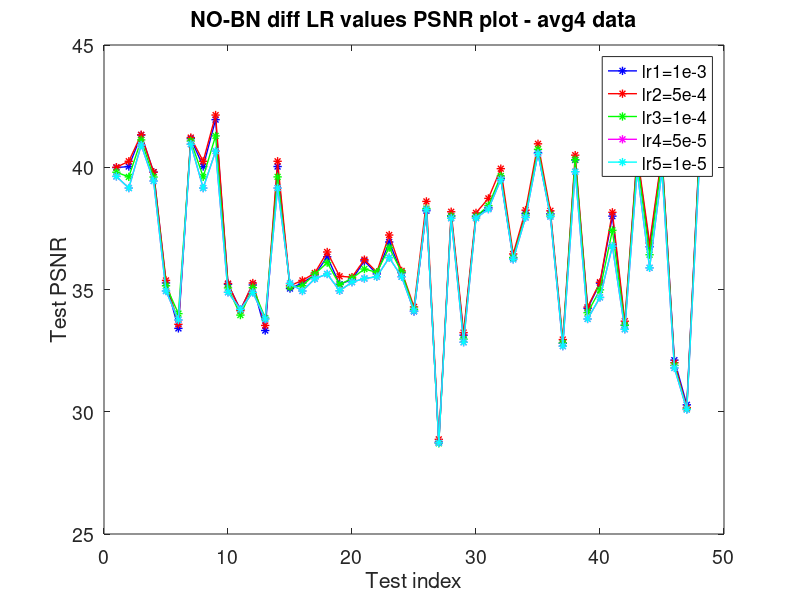
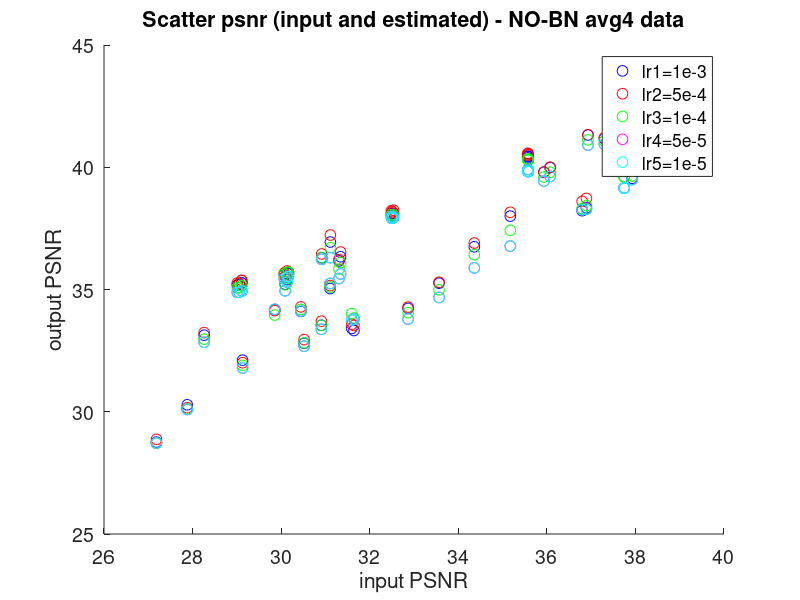

Write MATLAB code to recreate these figures, in order.
close all
clear variables
clc

%Varun Mannam
%date: 24th Sep 2019
%calculate the PSNR on test-mix avg4 data no bn
format long
font = 14;
size = 60;
lr1=[36.0743423754824,39.9861579138671;37.7465621598486,40.0291458795833;36.9280797878140,41.3169563539033;35.9339987245117,39.8018551068223;29.1095662182684,35.2662885611551;31.5941271351334,33.4095429489551;37.2986478978382,41.1713206583746;37.7465621598486,40.0291458795833;39.3502945540361,41.9471684685858;29.0502660535464,35.2148276962021;29.8556198065214,34.1766700131970;29.0095308938663,35.1848126567021;31.6441045244951,33.3230317538055;37.7465621598486,40.0291458795833;31.1049481896871,35.0394355355050;29.1095662182684,35.2662885611551;30.0705381423048,35.6005203252149;31.3418557697971,36.3386401481945;30.0907223095720,35.2180847048993;30.1380390158288,35.4040321645455;31.3073258041740,36.1686539533682;30.1654354060944,35.6369499975764;31.1120318655773,36.9416110891374;30.1373797063826,35.6828814613815;30.4454985414960,34.1053995479046;36.7968283116663,38.2238614156128;27.1846989702199,28.7591410363745;32.5081119016542,38.0164510066893;28.2616308325070,33.1318531758148;32.4934506876550,38.0054421338693;36.8937936888556,38.3421582874360;37.9244269929655,39.5489269823507;30.9161706258581,36.2963738560445;32.5380393127640,38.1120736222236;38.4921327116795,40.5938993057361;32.4889816052701,38.1003659059585;30.5186744721219,32.7981796796932;35.5807982410573,40.2978553374619;32.8662155113152,34.2271850061197;33.5660349345993,35.2583976128457;35.1748121853543,38.0005116201484;30.9084725016672,33.5380628591683;35.5689192978392,40.4314319384870;34.3616851719399,36.7464093101057;35.5680946072101,40.3832895852701;29.1294746341604,32.1106696678264;27.8807002047451,30.2842105695793;35.5738091269950,40.4548757187984];
lr2=[36.0743423754824,40.0010634768119;37.7465621598486,40.2443066893111;36.9280797878140,41.3294437541655;35.9339987245117,39.7977506151297;29.1095662182684,35.3704263394514;31.5941271351334,33.5756775321005;37.2986478978382,41.2133805410473;37.7465621598486,40.2443066893111;39.3502945540361,42.1348548403592;29.0502660535464,35.2436896183068;29.8556198065214,34.1347518341435;29.0095308938663,35.2641988886760;31.6441045244951,33.5298527530008;37.7465621598486,40.2443066893111;31.1049481896871,35.1601140755643;29.1095662182684,35.3704263394514;30.0705381423048,35.6745187114443;31.3418557697971,36.5337119633868;30.0907223095720,35.5403732644452;30.1380390158288,35.5053379041875;31.3073258041740,36.2217283297736;30.1654354060944,35.7093557721102;31.1120318655773,37.2274676566707;30.1373797063826,35.7593394502695;30.4454985414960,34.2882050064038;36.7968283116663,38.6026458794955;27.1846989702199,28.8711986165849;32.5081119016542,38.1802449453162;28.2616308325070,33.2366000481617;32.4934506876550,38.1332379860276;36.8937936888556,38.7258680438394;37.9244269929655,39.9421982516968;30.9161706258581,36.4533540188521;32.5380393127640,38.2445312738120;38.4921327116795,40.9586415868804;32.4889816052701,38.2185043082466;30.5186744721219,32.9524237913905;35.5807982410573,40.4948507263169;32.8662155113152,34.2801863125364;33.5660349345993,35.2971526754785;35.1748121853543,38.1567986973241;30.9084725016672,33.7038591954648;35.5689192978392,40.5511143330112;34.3616851719399,36.9009383132462;35.5680946072101,40.5102766290363;29.1294746341604,32.0048177102132;27.8807002047451,30.1653650039828;35.5738091269950,40.5701133663216];
lr3=[36.0743423754824,39.7958954999936;37.7465621598486,39.6058088745878;36.9280797878140,41.1186240701937;35.9339987245117,39.6003352165366;29.1095662182684,35.1528416328723;31.5941271351334,34.0136057081636;37.2986478978382,41.0723638596229;37.7465621598486,39.6058088745878;39.3502945540361,41.2813983828287;29.0502660535464,35.0669198683842;29.8556198065214,33.9534960254911;29.0095308938663,35.0752177268573;31.6441045244951,33.8327324687615;37.7465621598486,39.6058088745878;31.1049481896871,35.1004929614422;29.1095662182684,35.1528416328723;30.0705381423048,35.6257029170972;31.3418557697971,36.0987044628175;30.0907223095720,35.1975706291480;30.1380390158288,35.4575489982409;31.3073258041740,35.8376913355624;30.1654354060944,35.7038211632180;31.1120318655773,36.7138202173843;30.1373797063826,35.7126364455952;30.4454985414960,34.1866897717851;36.7968283116663,38.3105242052051;27.1846989702199,28.7097197063200;32.5081119016542,37.9922412585435;28.2616308325070,32.9692497919807;32.4934506876550,37.9803108257605;36.8937936888556,38.4282448151980;37.9244269929655,39.6417749841221;30.9161706258581,36.3060395985596;32.5380393127640,38.0428675538693;38.4921327116795,40.7341042379812;32.4889816052701,38.0533354629414;30.5186744721219,32.8160772959333;35.5807982410573,40.3123112570821;32.8662155113152,34.0533480117401;33.5660349345993,34.9873693097495;35.1748121853543,37.4194721035851;30.9084725016672,33.5362001115444;35.5689192978392,40.2913959458777;34.3616851719399,36.4222344677095;35.5680946072101,40.3005520914989;29.1294746341604,31.8945295483599;27.8807002047451,30.1181222320732;35.5738091269950,40.3430553396636];
lr4=[36.0743423754824,39.6262974001209;37.7465621598486,39.1488587393789;36.9280797878140,40.9075414164718;35.9339987245117,39.4371446900504;29.1095662182684,34.9392975961570;31.5941271351334,33.7528473083666;37.2986478978382,40.9420286782918;37.7465621598486,39.1488587393789;39.3502945540361,40.6617266066101;29.0502660535464,34.8863473145466;29.8556198065214,34.1890220214528;29.0095308938663,34.8826686088537;31.6441045244951,33.7907393015211;37.7465621598486,39.1488587393789;31.1049481896871,35.2482511934258;29.1095662182684,34.9392975961570;30.0705381423048,35.4403799672683;31.3418557697971,35.6350005667057;30.0907223095720,34.9476820958305;30.1380390158288,35.2996173565364;31.3073258041740,35.4495917190851;30.1654354060944,35.5207683200416;31.1120318655773,36.3033402449624;30.1373797063826,35.5218366406277;30.4454985414960,34.1185504509006;36.7968283116663,38.2674775500184;27.1846989702199,28.7285548876810;32.5081119016542,37.9144666199246;28.2616308325070,32.8442872555185;32.4934506876550,37.9189611082381;36.8937936888556,38.2877415763093;37.9244269929655,39.4944719560933;30.9161706258581,36.2327998728491;32.5380393127640,37.9487991538980;38.4921327116795,40.5605020020717;32.4889816052701,37.9858128606361;30.5186744721219,32.6827967853816;35.5807982410573,39.8178111063646;32.8662155113152,33.7950532310971;33.5660349345993,34.6757543035692;35.1748121853543,36.7752937835310;30.9084725016672,33.3740538264647;35.5689192978392,39.8372210436751;34.3616851719399,35.8857820865895;35.5680946072101,39.8421491479347;29.1294746341604,31.7913634553863;27.8807002047451,30.0921466449690;35.5738091269950,39.9138788555074];
lr5=[36.0743423754824,39.6262974001209;37.7465621598486,39.1488587393789;36.9280797878140,40.9075414164718;35.9339987245117,39.4371446900504;29.1095662182684,34.9392975961570;31.5941271351334,33.7528473083666;37.2986478978382,40.9420286782918;37.7465621598486,39.1488587393789;39.3502945540361,40.6617266066101;29.0502660535464,34.8863473145466;29.8556198065214,34.1890220214528;29.0095308938663,34.8826686088537;31.6441045244951,33.7907393015211;37.7465621598486,39.1488587393789;31.1049481896871,35.2482511934258;29.1095662182684,34.9392975961570;30.0705381423048,35.4403799672683;31.3418557697971,35.6350005667057;30.0907223095720,34.9476820958305;30.1380390158288,35.2996173565364;31.3073258041740,35.4495917190851;30.1654354060944,35.5207683200416;31.1120318655773,36.3033402449624;30.1373797063826,35.5218366406277;30.4454985414960,34.1185504509006;36.7968283116663,38.2674775500184;27.1846989702199,28.7285548876810;32.5081119016542,37.9144666199246;28.2616308325070,32.8442872555185;32.4934506876550,37.9189611082381;36.8937936888556,38.2877415763093;37.9244269929655,39.4944719560933;30.9161706258581,36.2327998728491;32.5380393127640,37.9487991538980;38.4921327116795,40.5605020020717;32.4889816052701,37.9858128606361;30.5186744721219,32.6827967853816;35.5807982410573,39.8178111063646;32.8662155113152,33.7950532310971;33.5660349345993,34.6757543035692;35.1748121853543,36.7752937835310;30.9084725016672,33.3740538264647;35.5689192978392,39.8372210436751;34.3616851719399,35.8857820865895;35.5680946072101,39.8421491479347;29.1294746341604,31.7913634553863;27.8807002047451,30.0921466449690;35.5738091269950,39.9138788555074];

op_snr1 = lr1(:,2);
op_snr2 = lr2(:,2);
op_snr3 = lr3(:,2);
op_snr4 = lr4(:,2);
op_snr5 = lr5(:,2);


x=[1:48]';
figure(1), 
plot(x,op_snr1,'b-*','Linewidth',1);
hold on
plot(x,op_snr2,'r-*','Linewidth',1);
plot(x,op_snr3,'g-*','Linewidth',1);
plot(x,op_snr4,'m-*','Linewidth',1);
plot(x,op_snr5,'c-*','Linewidth',1);

title('NO-BN diff LR values PSNR plot - avg4 data')
legend('lr1=1e-3','lr2=5e-4','lr3=1e-4','lr4=5e-5','lr5=1e-5','Location','best');
xlabel('Test index');
ylabel('Test PSNR');
set(gca,'FontSize',font)


ip_snr = lr1(:,1);
figure(2);
scatter(ip_snr,op_snr1,size,'b');
hold on
scatter(ip_snr,op_snr2,size,'r');
scatter(ip_snr,op_snr3,size,'g');
scatter(ip_snr,op_snr4,size,'m');
scatter(ip_snr,op_snr5,size,'c');
xlabel('input PSNR');
ylabel('output PSNR');
title('Scatter psnr (input and estimated) - NO-BN avg4 data')
legend('lr1=1e-3','lr2=5e-4','lr3=1e-4','lr4=5e-5','lr5=1e-5','Location','best');
set(gca,'FontSize',font)
